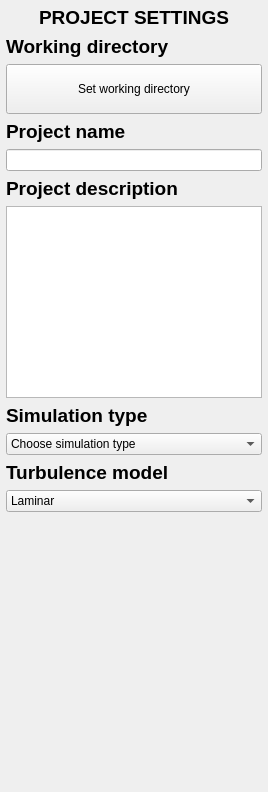
     <widget class="QWidget" name="AA_ProjSettings">
      <layout class="QVBoxLayout" name="verticalLayout">
       <property name="leftMargin">
        <number>6</number>
       </property>
       <property name="topMargin">
        <number>6</number>
       </property>
       <property name="rightMargin">
        <number>6</number>
       </property>
       <property name="bottomMargin">
        <number>6</number>
       </property>
       <item>
        <widget class="QLabel" name="Lbl_AA_H1">
         <property name="font">
          <font>
           <pointsize>14</pointsize>
          </font>
         </property>
         <property name="text">
          <string>&lt;html&gt;&lt;head/&gt;&lt;body&gt;&lt;p&gt;&lt;span style=&quot; font-weight:600;&quot;&gt;PROJECT SETTINGS&lt;/span&gt;&lt;/p&gt;&lt;/body&gt;&lt;/html&gt;</string>
         </property>
         <property name="alignment">
          <set>Qt::AlignCenter</set>
         </property>
        </widget>
       </item>
       <item>
        <widget class="QLabel" name="Lbl_AA_WDir">
         <property name="font">
          <font>
           <pointsize>14</pointsize>
           <weight>75</weight>
           <bold>true</bold>
          </font>
         </property>
         <property name="focusPolicy">
          <enum>Qt::ClickFocus</enum>
         </property>
         <property name="text">
          <string>&lt;html&gt;&lt;head/&gt;&lt;body&gt;&lt;p&gt;Working directory&lt;/p&gt;&lt;/body&gt;&lt;/html&gt;</string>
         </property>
        </widget>
       </item>
       <item>
        <widget class="QPushButton" name="But_AA_WDir">
         <property name="text">
          <string>
Set working directory
</string>
         </property>
        </widget>
       </item>
       <item>
        <widget class="QLabel" name="Lbl_AA_PName">
         <property name="font">
          <font>
           <pointsize>14</pointsize>
           <weight>75</weight>
           <bold>true</bold>
          </font>
         </property>
         <property name="text">
          <string>&lt;html&gt;&lt;head/&gt;&lt;body&gt;&lt;p&gt;Project name&lt;/p&gt;&lt;/body&gt;&lt;/html&gt;</string>
         </property>
        </widget>
       </item>
       <item>
        <widget class="QLineEdit" name="Led_AA_PName"/>
       </item>
       <item>
        <widget class="QLabel" name="Lbl_AA_PDesc">
         <property name="font">
          <font>
           <pointsize>14</pointsize>
           <weight>75</weight>
           <bold>true</bold>
          </font>
         </property>
         <property name="text">
          <string>&lt;html&gt;&lt;head/&gt;&lt;body&gt;&lt;p&gt;Project description&lt;/p&gt;&lt;/body&gt;&lt;/html&gt;</string>
         </property>
        </widget>
       </item>
       <item>
        <widget class="QPlainTextEdit" name="Led_AA_PDesc">
         <property name="font">
          <font>
           <pointsize>14</pointsize>
          </font>
         </property>
         <property name="tabChangesFocus">
          <bool>true</bool>
         </property>
        </widget>
       </item>
       <item>
        <widget class="QLabel" name="Lbl_AA_SimType">
         <property name="font">
          <font>
           <pointsize>14</pointsize>
           <weight>75</weight>
           <bold>true</bold>
          </font>
         </property>
         <property name="text">
          <string>&lt;html&gt;&lt;head/&gt;&lt;body&gt;&lt;p&gt;Simulation type&lt;/p&gt;&lt;/body&gt;&lt;/html&gt;</string>
         </property>
        </widget>
       </item>
       <item>
        <widget class="QComboBox" name="CmB_AA_SimType">
         <item>
          <property name="text">
           <string>Choose simulation type</string>
          </property>
         </item>
         <item>
          <property name="text">
           <string>CFD to resolve SW (Using SW results)</string>
          </property>
         </item>
         <item>
          <property name="text">
           <string>CFD to resolve SW (Using sim library)</string>
          </property>
         </item>
         <item>
          <property name="text">
           <string>CFD using bathymetry data</string>
          </property>
         </item>
         <item>
          <property name="text">
           <string>CFD of wave flume</string>
          </property>
         </item>
         <item>
          <property name="text">
           <string>CFD using STL file</string>
          </property>
         </item>
         <item>
          <property name="text">
           <string>CFD using maps</string>
          </property>
         </item>
         <item>
          <property name="text">
           <string>CFD using Surrogate solver</string>
          </property>
         </item>
        </widget>
       </item>
       <item>
        <widget class="QLabel" name="Lbl_AA_TurbModel">
         <property name="font">
          <font>
           <pointsize>14</pointsize>
           <weight>75</weight>
           <bold>true</bold>
          </font>
         </property>
         <property name="text">
          <string>&lt;html&gt;&lt;head/&gt;&lt;body&gt;&lt;p&gt;Turbulence model&lt;/p&gt;&lt;/body&gt;&lt;/html&gt;</string>
         </property>
        </widget>
       </item>
       <item>
        <widget class="QComboBox" name="CmB_AA_TurbModel">
         <item>
          <property name="text">
           <string>Laminar</string>
          </property>
         </item>
         <item>
          <property name="text">
           <string>k-Epsilon</string>
          </property>
         </item>
         <item>
          <property name="text">
           <string>k-Omega</string>
          </property>
         </item>
         <item>
          <property name="text">
           <string>k-Omega SST</string>
          </property>
         </item>
        </widget>
       </item>
       <item>
        <spacer name="VSp_AA_01">
         <property name="orientation">
          <enum>Qt::Vertical</enum>
         </property>
         <property name="sizeHint" stdset="0">
          <size>
           <width>20</width>
           <height>274</height>
          </size>
         </property>
        </spacer>
       </item>
      </layout>
     </widget>
